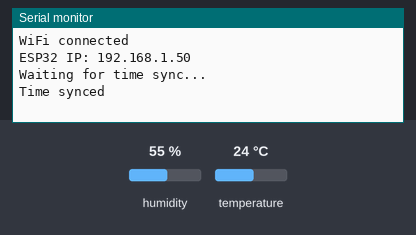
Bench run of a sketch on a simulated ESP32. Parts: the last lines printed to the serial monitor. Inputs (shaded band) come from the test bench; at power-on: humidity 55 %, temperature 24 °C. WiFi joins after 1.5 s; servers stay silent unless stated; uploads are accepted with an empty reply; the local clock reads 2024-03-15 10:24:30 at power-on unless the sketch sets it.

Above: at 3.0 s.
3.1 s: humidity set to 22 %
At 11.4 s:
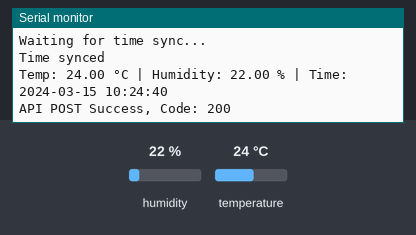
11.7 s: temperature set to 12 °C
13.2 s: humidity set to 40 %
At 20.18 s:
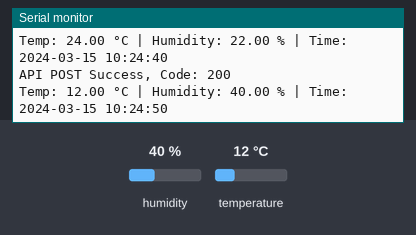

Measured:
- after the input at 3.1 s, the serial monitor: prints a new line after 6.9 s (image 1)
- after the input at 13.2 s, the serial monitor: prints a new line after 6.8 s (image 2)

The sketch:

ESP32_SERVER.ino
```cpp
// ----------- Blynk Credentials -----------
#define BLYNK_TEMPLATE_ID "TMPL35D1G0Chs"
#define BLYNK_TEMPLATE_NAME "Temperature logging system"
#define BLYNK_AUTH_TOKEN "7PMPvmXe6xx7eukfLqq2fLiNBEpsAis6"

// ----------- Libraries -----------
#include <WiFi.h>
#include <WiFiClient.h>
#include <HTTPClient.h>
#include <DHT.h>
#include <BlynkSimpleEsp32.h>
#include <time.h>  // For NTP

// ----------- WiFi Credentials -----------
char ssid[] = "DESKTOP";
char pass[] = "123456789";

// ----------- API Endpoint -----------
const char* serverName = "http://172.20.10.2:5000/api/logs";  // my local IP for the lapto

// ----------- DHT Sensor Setup -----------
#define DHTPIN 5
#define DHTTYPE DHT11
DHT dht(DHTPIN, DHTTYPE);

// ----------- Setup Function -----------
void setup() {
  Serial.begin(115200);
  dht.begin();

  // Initialize Blynk + WiFi (handles WiFi connection itself)
  Blynk.begin(BLYNK_AUTH_TOKEN, ssid, pass);

  // Wait for WiFi connection
  while (WiFi.status() != WL_CONNECTED) {
    delay(500);
    Serial.print(".");
  }
  Serial.println("\nWiFi connected");
  Serial.print("ESP32 IP: ");
  Serial.println(WiFi.localIP());

  // Setup NTP time
  configTime(0, 0, "pool.ntp.org", "time.nist.gov");
  Serial.println("Waiting for time sync...");
  while (time(nullptr) < 100000) {
    delay(100);
    Serial.print(".");
  }
  Serial.println("\nTime synced");
}

// ----------- Function to Get Timestamp -----------
String getFormattedTime() {
  time_t now = time(nullptr);
  struct tm* timeinfo = localtime(&now);

  char buffer[25];
  strftime(buffer, sizeof(buffer), "%Y-%m-%d %H:%M:%S", timeinfo);
  return String(buffer);
}

// ----------- Main Loop -----------
void loop() {
  Blynk.run();

  static unsigned long lastReadTime = 0;
  const unsigned long readInterval = 10000; // Every 10 seconds

  if (millis() - lastReadTime >= readInterval) {
    lastReadTime = millis();

    float temperature = dht.readTemperature();
    float humidity = dht.readHumidity();

    if (isnan(temperature) || isnan(humidity)) {
      Serial.println("Failed to read from DHT sensor!");
      return;
    }

    String timestamp = getFormattedTime();

    // Log to Serial
    Serial.print("Temp: ");
    Serial.print(temperature);
    Serial.print(" °C | Humidity: ");
    Serial.print(humidity);
    Serial.print(" % | Time: ");
    Serial.println(timestamp);

    // Send to Blynk
    Blynk.virtualWrite(V0, temperature);
    Blynk.virtualWrite(V1, humidity);

    // Send to Local API
    if (WiFi.status() == WL_CONNECTED) {
      HTTPClient http;
      http.begin(serverName);
      http.addHeader("Content-Type", "application/json");

      String jsonPayload = "{";
      jsonPayload += "\"temperature\":" + String(temperature) + ",";
      jsonPayload += "\"humidity\":" + String(humidity) + ",";
      jsonPayload += "\"timestamp\":\"" + timestamp + "\"";
      jsonPayload += "}";

      int httpResponseCode = http.POST(jsonPayload);
      if (httpResponseCode > 0) {
        Serial.print("API POST Success, Code: ");
        Serial.println(httpResponseCode);
      } else {
        Serial.print("API POST Failed: ");
        Serial.println(http.errorToString(httpResponseCode));
      }
      http.end();
    } else {
      Serial.println("WiFi disconnected");
    }
  }
}
```
